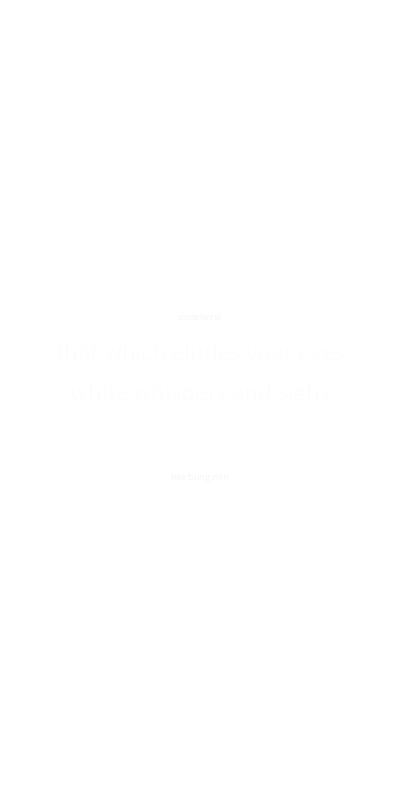
Frame 1 (no input)
Frame 60 (the mouse pressed at the canvas centre just before this capture): identical to frame 1, image omitted
Frame 120 (the mouse held since frame 60 and released just before this capture): identical to frame 1, image omitted

The Processing sketch that drew this single still picture (run headless with seeded random() and noise(); from frame 60 on, the mouse is pressed at the canvas centre):

// Processing sketch: processing_172253
// ── processing_172253.pde

void setup() {
size(400, 800);
smooth();
noStroke();
textSize(25);
}

void draw() {
float x = random (1,10);
frameRate(x);
textAlign(CENTER); 
float y = random(252.8,254.2);
background(255);
textSize(10);
fill(245);
text("peripheral", width/2, height/2 -80);
text("hae bung min", width/2, height/2 +80);
textSize(25);
fill(y);
text("that which eludes your eyes", width/2,height/2 - 40);
text("white whispers and sighs", width/2, height/2);
//text(second line) dont need a rhyme. accuracy of image "is" not a definite word
//text("your? white whispers and sighs", width/2, height/2);
}
